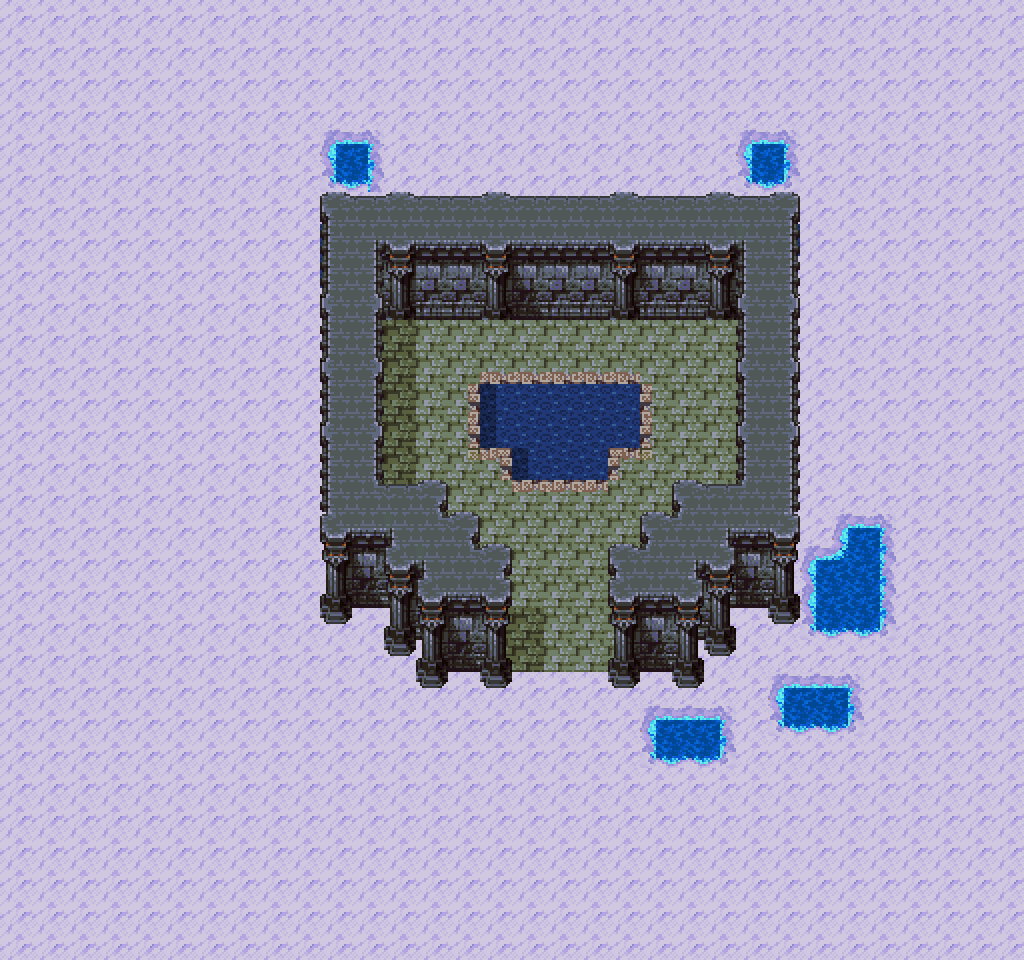

Below is a game level as drawn by its tile map, then a one-line description and the .tmx that defines it (tile-layer data replaced by summaries):
An orthogonal 32x30 tile map with 32x32 px tiles, 5 tile layers (water, floor, floor2, wall2, ...), 8 tilesets and 8 objects (4x Warp, 3x Chest, Spawn).

<map version="1.9" tiledversion="1.9.2" orientation="orthogonal" renderorder="right-down" width="32" height="30" tilewidth="32" tileheight="32" infinite="0" nextlayerid="4" nextobjectid="5">
 <properties>
  <property name="biome" value="Tower" />
  <property name="song" value="in-the-city" />
 </properties>
 <tileset firstgid="1" source="npc.tsx" />
 <tileset firstgid="222" source="tower.tsx" />
 <tileset firstgid="702" source="overworld.tsx" />
 <tileset firstgid="1182" source="dungeon.tsx" />
 <tileset firstgid="1662" source="edge.tsx" />
 <tileset firstgid="1725" source="castle.tsx" />
 <tileset firstgid="2205" source="castle2.tsx" />
 <tileset firstgid="2685" source="tiles_small.tsx" />
 <layer id="2" name="water" width="32" height="30">
  <data>[960 cells, 52 non-empty, 3 distinct tile ids]</data>
 </layer>
 <layer id="1" name="floor" width="32" height="30">
  <data>[960 cells, 940 non-empty, 8 distinct tile ids]</data>
 </layer>
 <layer id="2" name="floor2" width="32" height="30">
  <data>[960 cells, 42 non-empty, 14 distinct tile ids]</data>
 </layer>
 <layer id="1" name="wall2" width="32" height="30">
  <data>[960 cells, 40 non-empty, 7 distinct tile ids]</data>
 </layer>
 <layer id="3" name="wall" width="32" height="30">
  <data>[960 cells, 144 non-empty, 28 distinct tile ids]</data>
 </layer>
 <objectgroup id="4" name="items">
  <object id="3" name="Exit 0" class="Warp" x="42" y="16" width="957" height="32">
   <properties>
    <property name="CanMove" type="bool" value="false" />
    <property name="Collideable" type="bool" value="false" />
    <property name="WarpMap" type="int" value="0" />
   </properties>
  </object>
  <object id="12" name="Exit 0" class="Warp" x="975" y="42" width="32" height="883">
   <properties>
    <property name="CanMove" type="bool" value="false" />
    <property name="Collideable" type="bool" value="false" />
    <property name="WarpMap" type="int" value="0" />
   </properties>
  </object>
  <object id="45" name="Exit 0" class="Warp" x="38" y="917" width="967" height="32">
   <properties>
    <property name="CanMove" type="bool" value="false" />
    <property name="Collideable" type="bool" value="false" />
    <property name="WarpMap" type="int" value="0" />
   </properties>
  </object>
  <object id="46" name="Exit 0" class="Warp" x="20" y="9" width="32" height="932">
   <properties>
    <property name="CanMove" type="bool" value="false" />
    <property name="Collideable" type="bool" value="false" />
    <property name="WarpMap" type="int" value="0" />
   </properties>
  </object>
  <object id="2" name="Chest" class="Chest" gid="2796" x="512" y="352" width="32" height="32">
   <properties>
    <property name="CanMove" type="bool" value="false" />
    <property name="Collideable" type="bool" value="false" />
   </properties>
  </object>
  <object id="3" name="Chest" class="Chest" gid="2796" x="544" y="352" width="32" height="32">
   <properties>
    <property name="CanMove" type="bool" value="false" />
    <property name="Collideable" type="bool" value="false" />
   </properties>
  </object>
  <object id="4" name="Chest" class="Chest" gid="2796" x="576" y="352" width="32" height="32">
   <properties>
    <property name="CanMove" type="bool" value="false" />
    <property name="Collideable" type="bool" value="false" />
   </properties>
  </object>
 </objectgroup>
 <objectgroup id="5" name="sprites" />
 <objectgroup id="6" name="objects">
  <object id="1" name="spawn" class="Spawn" x="480" y="800" width="32" height="32" />
 </objectgroup>
</map>
